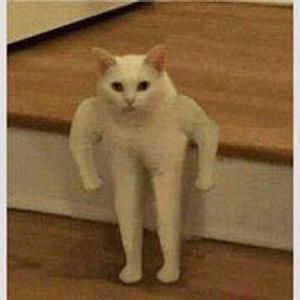
#> input picture img/test.jpg, 300 x 300 px, found by its file name
$ python matplotlib_grayscale.py
#> lines starting #> are read from the running program, lines starting #| are printed output that depends on the picture
from matplotlib import pyplot as plt
import matplotlib.image as mpimg

img = mpimg.imread('test.jpg') #Get the image
#> img is the input picture: shape (300, 300, 3); mean R, G, B 130.1, 99.4, 62.1

R, G, B = img[:,:,0], img[:,:,1], img[:,:,2] #Split RGB channels
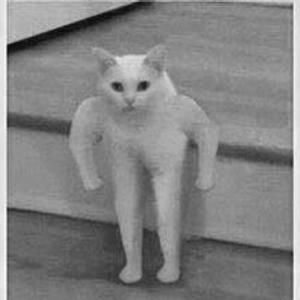
#> R: shape (300, 300); min 7, max 251, mean 130.1
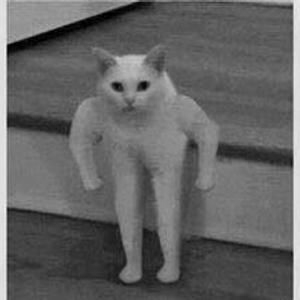
#> G: shape (300, 300); min 0, max 240, mean 99.4
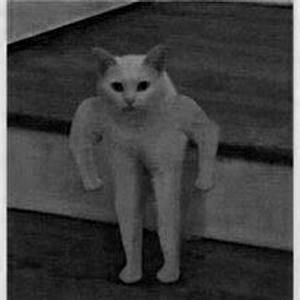
#> B: shape (300, 300); min 0, max 238, mean 62.1
imgGray = 0.2989 * R + 0.5870 * G + 0.1140 * B #Convert all channels to grayscale.
plt.imshow(imgGray, cmap='gray') #Show the image.
plt.show()


#https://www.delftstack.com/howto/python/convert-image-to-grayscale-python/

# https://stackoverflow.com/questions/12201577/how-can-i-convert-an-rgb-image-into-grayscale-in-python
